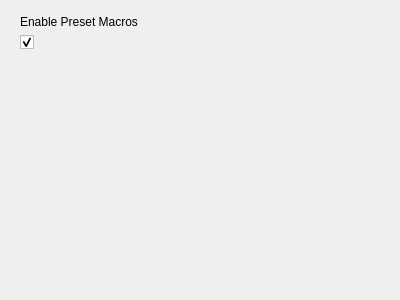
<?xml version="1.0" encoding="UTF-8"?>
<ui version="4.0">
 <class>RecordSettingsPage</class>
 <widget class="QWidget" name="RecordSettingsPage">
  <property name="geometry">
   <rect>
    <x>0</x>
    <y>0</y>
    <width>400</width>
    <height>300</height>
   </rect>
  </property>
  <property name="windowTitle">
   <string>Form</string>
  </property>
  <layout class="QVBoxLayout" name="verticalLayout">
   <property name="leftMargin">
    <number>20</number>
   </property>
   <property name="topMargin">
    <number>15</number>
   </property>
   <property name="rightMargin">
    <number>20</number>
   </property>
   <property name="bottomMargin">
    <number>15</number>
   </property>
   <item>
    <widget class="QLabel" name="label">
     <property name="text">
      <string>Enable Preset Macros</string>
     </property>
    </widget>
   </item>
   <item>
    <widget class="QCheckBox" name="toggleMacros">
     <property name="text">
      <string/>
     </property>
     <property name="checked">
      <bool>true</bool>
     </property>
     <property name="ColorGroup" stdset="0">
      <string>Toggle</string>
     </property>
    </widget>
   </item>
   <item>
    <spacer name="verticalSpacer">
     <property name="orientation">
      <enum>Qt::Vertical</enum>
     </property>
     <property name="sizeHint" stdset="0">
      <size>
       <width>20</width>
       <height>225</height>
      </size>
     </property>
    </spacer>
   </item>
  </layout>
 </widget>
 <resources/>
 <connections/>
</ui>
